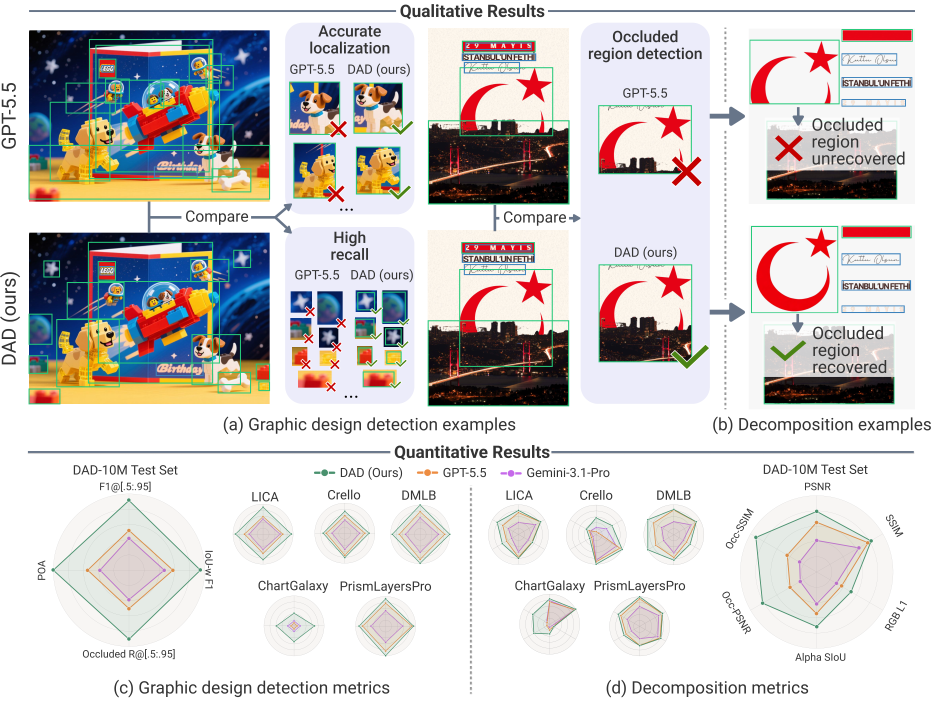
#> input picture assets/teaser.png, 2800 x 2109 px (shown at 1/3 size)
$ python -i common.py   (imports and definitions only)
#> lines starting #> are read from the running program, lines starting #| are printed output that depends on the picture
"""Data, geometry, and output helpers shared by the public tools."""

from __future__ import annotations

import hashlib
import io
import json
import math
import re
from pathlib import Path

import numpy as np
from PIL import Image
import yaml

CONFIG_PATH = Path(__file__).with_name("config.yaml")
TYPE_MAP = {"t": "text", "v": "visual", "text": "text", "visual": "visual"}


def load_config(path=CONFIG_PATH):
    with Path(path).open() as f:
        return yaml.safe_load(f)


def read_jsonl(path):
    with Path(path).open() as f:
        return [json.loads(line) for line in f if line.strip()]


# [6 lines left out: function sha256, not called in this run]


def resized_dimensions(width, height, max_size=2048):
    if width <= 0 or height <= 0:
        raise ValueError("Image dimensions must be positive")
    if max(width, height) <= max_size:
        return width, height
    if width >= height:
        return max_size, max(1, int(height * max_size / width))
    return max(1, int(width * max_size / height)), max_size


def prepare_image(path, max_size=2048, jpeg_quality=95):
#> called with path = '../assets/teaser.png', max_size = 2048, jpeg_quality = 95
    with Image.open(path) as original:
#> original is the input picture: PIL image 2800x2109 RGB; mean R, G, B 208.4, 205.3, 204.7
        image = original.convert("RGB")
    size = resized_dimensions(*image.size, max_size)
#> size = (2048, 1542)
    if size != image.size:
        image = image.resize(size, Image.Resampling.LANCZOS)
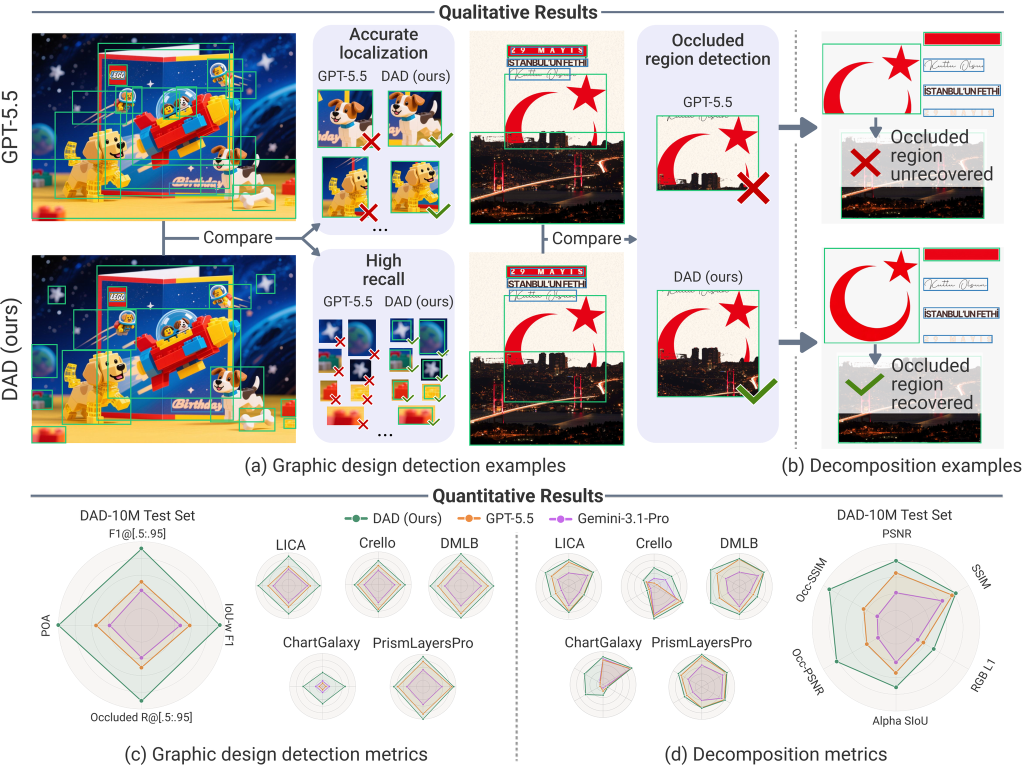
#> image: PIL image 2048x1542 RGB (shown at 1/2 size); mean R, G, B 208.3, 205.2, 204.6
    # Match the image serialization used by the public experiment.
    if jpeg_quality is not None:
        buffer = io.BytesIO()
        image.save(buffer, format="JPEG", quality=jpeg_quality)
        buffer.seek(0)
        image = Image.open(buffer).convert("RGB")
    return image


# [43 lines left out: functions normalized_boxes, parse_completion, not called in this run]

>>> result = prepare_image('../assets/teaser.png')
